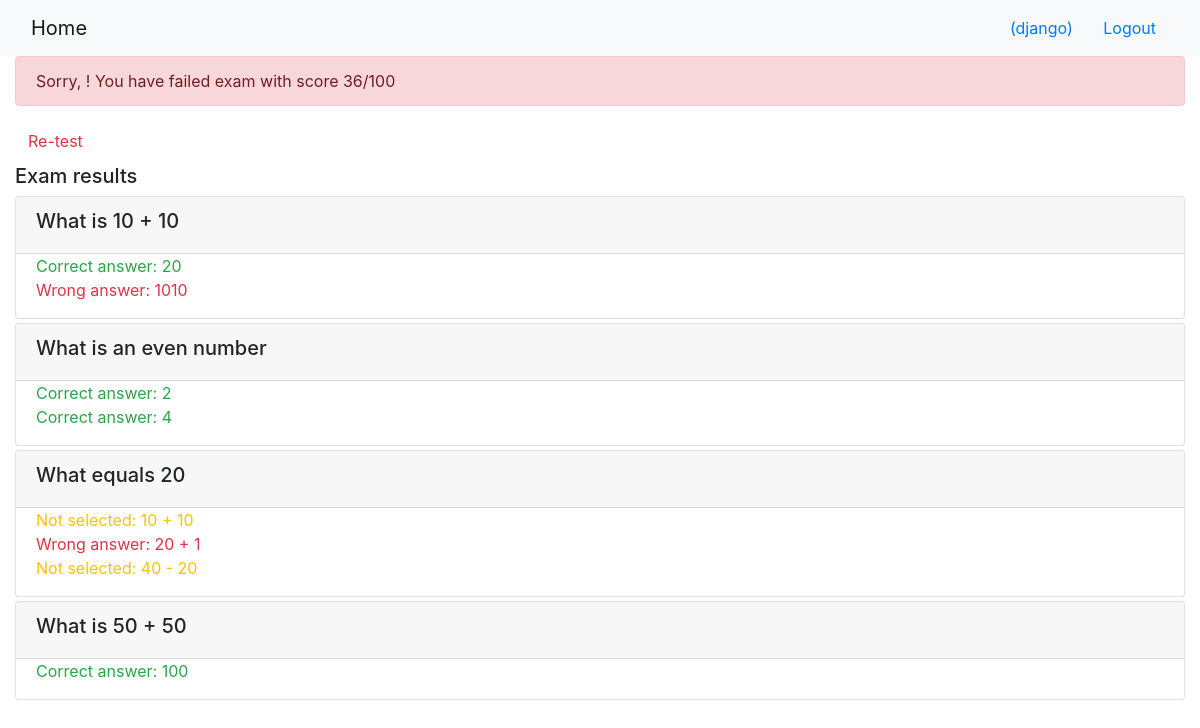
The page /onlinecourse/course/1/submission/1/result/ (signed in) on the database its author committed.
### onlinecourse/models.py (models this page shows, shortened)
class Question(models.Model):
    question = models.ManyToManyField(Course)
    lesson_id = models.ForeignKey(Lesson, on_delete=models.CASCADE)
    question_text = models.TextField()
    grade = models.IntegerField(default=0)

class Choice(models.Model):
    question = models.ForeignKey(Question, on_delete=models.CASCADE)
    choice_text = models.TextField()
    is_correct = models.BooleanField(default=False)

### onlinecourse/views.py (the view)
# urls.py: path('course/<int:course_id>/submission/<int:submission_id>/result/', views.show_exam_result, name="show_exam_result")
def show_exam_result(request, course_id, submission_id):
    context = {}
    course = get_object_or_404(Course, pk=course_id)
    submission = Submission.objects.get(id=submission_id)
    choices = submission.choices.all()
    total_score = 0
    for choice in choices:
        if choice.is_correct:
            total_score += choice.question.grade
        else:
            total_score -= choice.question.grade
    context['course'] = course
    context['grade'] = total_score
    context['choices'] = choices
    return render(request, 'onlinecourse/exam_result_bootstrap.html', context)

### onlinecourse/templates/onlinecourse/exam_result_bootstrap.html (shortened to what this page needs)
<!DOCTYPE html>
<html lang="en">
<head>
    {% load static %}
    <link rel="stylesheet" href="https://maxcdn.bootstrapcdn.com/bootstrap/4.5.2/css/bootstrap.min.css">
</head>
<body>
 <nav class="navbar navbar-light bg-light">
    <div class="container-fluid">
        <div class="navbar-header">
              <a class="navbar-brand" href="{% url 'onlinecourse:index' %}">Home</a>
        </div>
        <ul class="nav navbar-nav navbar-right">
            {% if user.is_authenticated %}
            <li>
                <a class="btn btn-link" href="#">{{ user.first_name }}({{ user.username }})</a>
                <a class="btn btn-link" href="{% url 'onlinecourse:logout' %}">Logout</a>
            </li>
            {% endif %}
        </ul>
    </div>
</nav>
<div class="container-fluid">
    {% if grade > 80 %}
    <div class="alert alert-success">
       Congratulations, {{user.first_name}}! You have passed the exam and
       completed the course with score {{ grade }}/100
    </div>
        {% else %}
        <div class="alert alert-danger">
            Sorry, {{ user.first_name }}! You have failed exam with score {{ grade }}/100
        </div>
        <a class="btn btn-link text-danger" href="{% url 'onlinecourse:course_details' course.id %}">Re-test</a>
        {% endif %}
        <div class="card-columns-vertical mt-1">
        <h5 class="">Exam results</h5>
            {% for question in course.question_set.all %}
            <div class="card mt-1">
                <div class="card-header"><h5>{{ question.question_text}}</h5></div>
                <div class="form-group">
                   {% for choice in question.choice_set.all %}
                    <div class="form-check">
                        {% if choice.is_correct and choice in choices %}
                       <div class="text-success">Correct answer: {{ choice.choice_text }}</div>
                       {% else %}{% if choice.is_correct and not choice in choices %}
                       <div class="text-warning">Not selected: {{ choice.choice_text }}</div>
                       {% else %}{% if not choice.is_correct and choice in choices %}
                       <div class="text-danger">Wrong answer: {{ choice.choice_text }}</div>
                       {% else %}
                       <div>{{ choice.content }}</div>
                       {% endif %}{% endif %}{% endif %}
                   </div>
                   {% endfor %}
                </div>
            </div>
            {% endfor %}
        </div>
    </div>
</body>
</html>

### rows shown on the page
Question: question_text "What is 10 + 10"
Choice: choice_text "20"
Choice: choice_text "1010"
Question: question_text "What is an even number"
Choice: choice_text "2"
Choice: choice_text "4"
Question: question_text "What equals 20"
Choice: choice_text "10 + 10"
Choice: choice_text "20 + 1"
Choice: choice_text "40 - 20"
Question: question_text "What is 50 + 50"
Choice: choice_text "100"

### other values the page prints
{{ user.username }} "django"
{{ grade }} "36"
